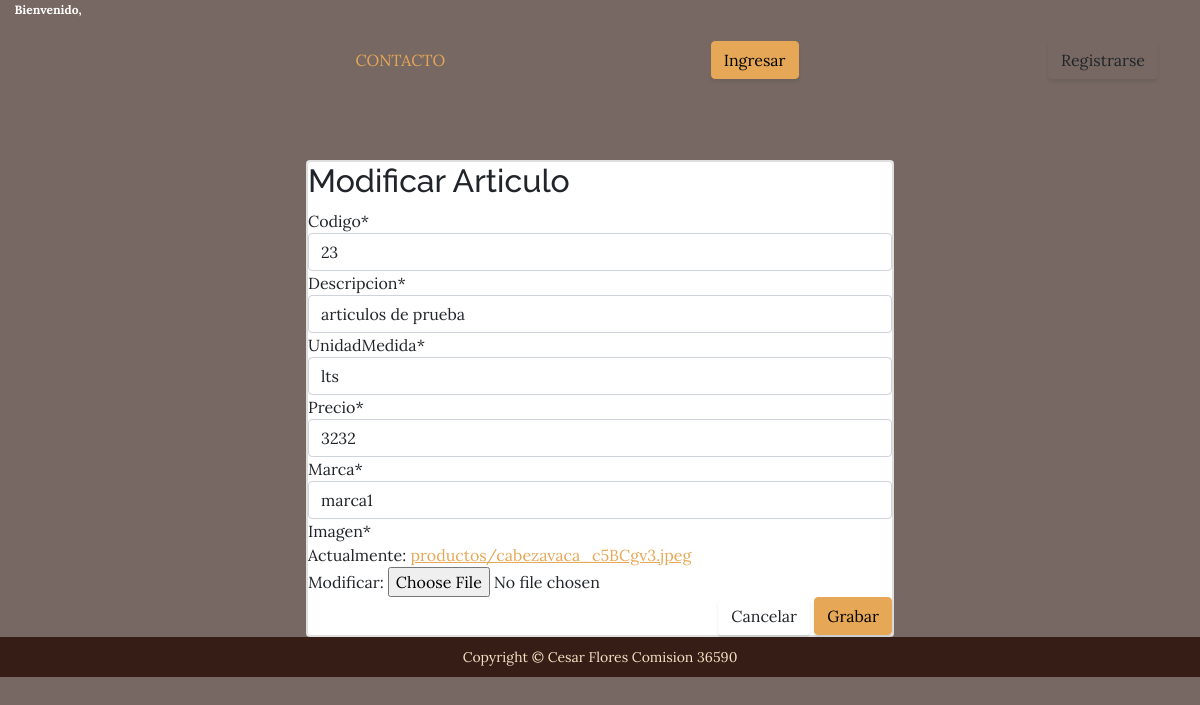
Screenshot of /AppPedidos/modificararticulo/14/ with the database file from the repository.
### AppPedidos/models.py (models this page shows, shortened)
class Articulos(models.Model):
    Codigo=models.CharField(max_length=10)
    Descripcion=models.CharField(max_length=40)
    UnidadMedida=models.CharField(max_length=3)
    Precio=models.IntegerField()
    Marca = models.ForeignKey(Marca, on_delete=models.PROTECT)
    Imagen=models.ImageField(upload_to="productos",null=True)

### AppPedidos/views.py (the view)
# urls.py: path('modificararticulo/<id>/',views.modificar_articulo, name="modificar_articulo"),
def modificar_articulo(request, id):
    producto  = get_object_or_404( Articulos , id = id)
    data = {
         'form': ProductoForm(instance=producto)
    }
    if request.method == 'POST':
        formulario = ProductoForm (data = request.POST, instance = producto, files=request.FILES)
        if formulario.is_valid():
            messages.success(request, "Modificacion OK!!")
            formulario.save()
            return redirect(to="listar_articulo")
            data["form"]=formulario
    else :
        print("NO entro al post")
    return render (request, 'articulos/modificaArticulo.html', data)

### AppPedidos/forms.py
class ProductoForm(forms.ModelForm):
    class Meta:
        model = Articulos
        fields = '__all__'

### AppPedidos/models.py (called while the page is built)
    def __str__(self):
        return self.nombre

### AppPedidos/templates/articulos/modificaArticulo.html (shortened to what this page needs)
{%  extends "menu.html"  %}
{% load static %}
{% load crispy_forms_tags %}
{% block bloqueacompletar %}
    <br>
    <br>
    <br>
    <div class="row">
        <div class="col-12 col-md-6 offset-md-3">
            <div class="card">
                <div class="card body">
                <h2>Modificar Articulo</h2>
                <form action="" method="post" enctype="multipart/form-data">
                    {{ form | crispy }}
                    <div class="d-flex justify-content-end">
                        <a class="btn btn-secundary" href="{% url 'listar_articulo'%}">Cancelar</a>
                        <input type="submit" value="Grabar" class="btn btn-primary">
                    </div>
                </form>
            </div>
        </div>
    </div>
</div>
{% endblock %}

### rows the page displays
Articulos: Codigo "23", Descripcion "articulos de prueba", UnidadMedida "lts", Precio "3232", Marca "marca1"
